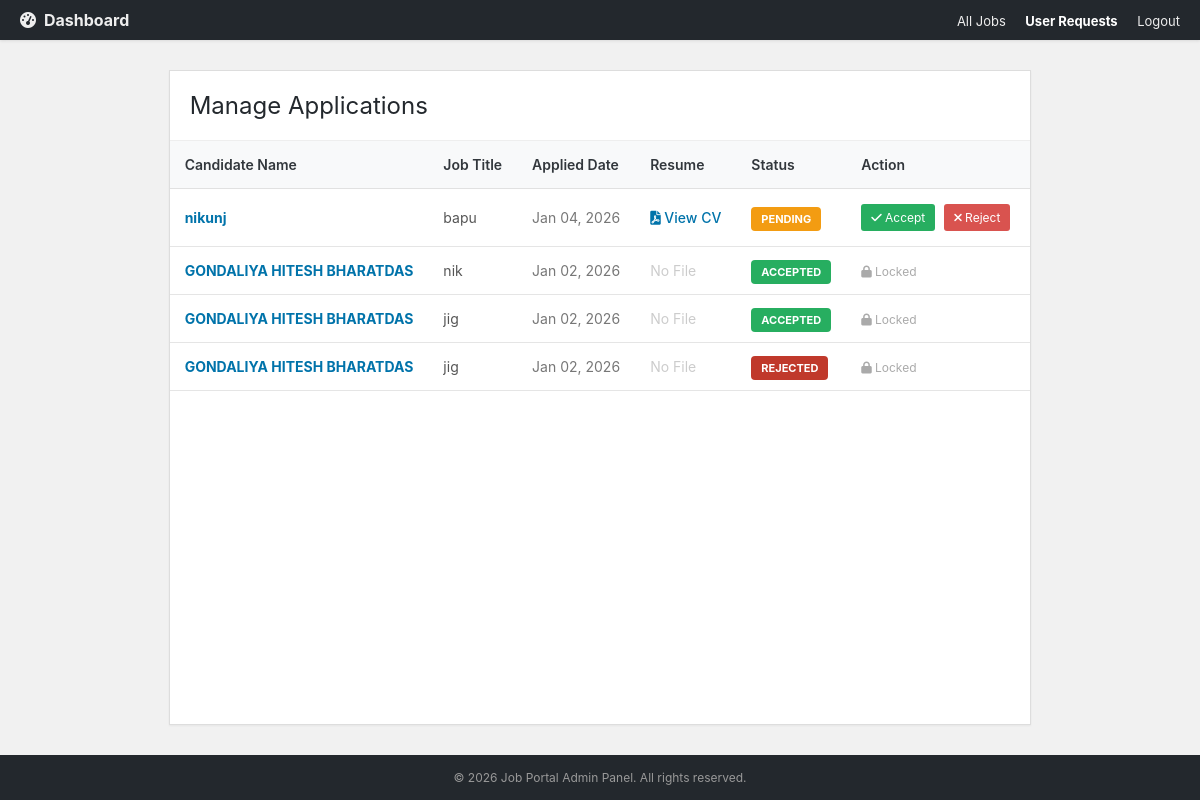
The app's page /admin_user_requests.php (signed in) with its own data.
### tables this page shows
CREATE TABLE `applications` (
  `id` int(11) NOT NULL,
  `job_id` int(11) DEFAULT NULL,
  `user_id` int(11) DEFAULT NULL,
  `applied_at` timestamp NOT NULL DEFAULT current_timestamp(),
  `status` varchar(50) DEFAULT 'Pending'
);

CREATE TABLE `users` (
  `id` int(11) NOT NULL,
  `name` varchar(100) DEFAULT NULL,
  `email` varchar(100) DEFAULT NULL,
  `password` varchar(255) DEFAULT NULL,
  `created_at` timestamp NOT NULL DEFAULT current_timestamp(),
  `phone` varchar(20) DEFAULT NULL,
  `skills` text DEFAULT NULL,
  `experience` varchar(50) DEFAULT NULL,
  `resume` varchar(255) DEFAULT NULL
);

CREATE TABLE `jobs` (
  `id` int(11) NOT NULL,
  `employer_id` int(11) DEFAULT NULL,
  `title` varchar(255) DEFAULT NULL,
  `category` varchar(100) DEFAULT NULL,
  `description` text DEFAULT NULL,
  `location` varchar(100) DEFAULT NULL,
  `salary` varchar(50) DEFAULT NULL,
  `posted_at` timestamp NOT NULL DEFAULT current_timestamp()
);

### admin_user_requests.php (the view, shortened to what this page needs)
<?php
include 'config.php';
?>
<!DOCTYPE html>
<html lang="en">
<head>
    <link rel="stylesheet" href="https://cdnjs.cloudflare.com/ajax/libs/font-awesome/6.0.0/css/all.min.css">
</head>
<body>
    <div class="navbar">
        <div class="logo"><i class="fas fa-tachometer-alt"></i> Dashboard</div>
        <div class="menu">
            <a href="admin_manage_jobs.php">All Jobs</a>
            <a href="admin_user_requests.php" style="color:white; font-weight:bold;">User Requests</a>
            <a href="logout.php">Logout</a>
        </div>
    </div>
    <div class="container">
        <div class="page-header">
            <h1>Manage Applications</h1>
        </div>
        <table class="wp-list-table">
            <thead>
                <tr>
                    <th>Candidate Name</th>
                    <th>Job Title</th>
                    <th>Applied Date</th>
                    <th>Resume</th>
                    <th>Status</th>
                    <th>Action</th>
                </tr>
            </thead>
            <tbody>
                <?php
                $sql = "SELECT applications.id AS app_id, applications.status, applications.applied_at,
                               users.name, users.resume,
                               jobs.title
                        FROM applications
                        JOIN users ON applications.user_id = users.id
                        JOIN jobs ON applications.job_id = jobs.id
                        ORDER BY applications.applied_at DESC";
                $result = $conn->query($sql);
                if ($result && $result->num_rows > 0) {
                    while($row = $result->fetch_assoc()) {
                        $status = !empty($row['status']) ? $row['status'] : 'Pending';
                        $status_class = "status-" . strtolower($status);
                        $date = date("M d, Y", strtotime($row['applied_at']));
                ?>
                    <tr>
                        <td style="font-weight:bold; color:#0073aa;">
                            <?php echo htmlspecialchars($row['name']); ?>
                        </td>
                        <td><?php echo htmlspecialchars($row['title']); ?></td>
                        <td style="color:#777;"><?php echo $date; ?></td>
                        <td>
                            <?php if(!empty($row['resume'])): ?>
                                <a href="uploads/<?php echo $row['resume']; ?>" target="_blank" class="resume-link">
                                    <i class="fas fa-file-pdf"></i> View CV
                                </a>
                            <?php else: ?>
                                <span style="color:#ccc;">No File</span>
                            <?php endif; ?>
                        </td>
                        <td>
                            <span class="badge <?php echo $status_class; ?>"><?php echo $status; ?></span>
                        </td>
                        <td>
                            <?php if($status == 'Pending'): ?>
                                <a href="admin_user_requests.php?action=Accepted&id=<?php echo $row['app_id']; ?>"
                                   class="btn-action btn-accept" title="Accept"
                                   onclick="return confirm('Accept this candidate?');">
                                   <i class="fas fa-check"></i> Accept
                                </a>
                                <a href="admin_user_requests.php?action=Rejected&id=<?php echo $row['app_id']; ?>"
                                   class="btn-action btn-reject" title="Reject"
                                   onclick="return confirm('Reject this candidate?');">
                                   <i class="fas fa-times"></i> Reject
                                </a>
                            <?php else: ?>
                                <span style="color:#aaa; font-size:12px;">
                                    <i class="fas fa-lock"></i> Locked
                                </span>
                            <?php endif; ?>
                        </td>
                    </tr>
                <?php
                    }
                } else {
                    echo "<tr><td colspan='6' style='text-align:center; padding:30px;'>No new applications found.</td></tr>";
                }
                ?>
            </tbody>
        </table>
    </div>
    <div class="footer">
        <p>&copy; <?php echo date("Y"); ?> Job Portal Admin Panel. All rights reserved.</p>
    </div>
</body>
</html>

### admin_user_requests.php (style rules this page uses)
body { font-family: -apple-system, BlinkMacSystemFont, "Segoe UI", Roboto, "Helvetica Neue", Arial, sans-serif; background-color: #f1f1f1; color: #444; margin: 0; display: flex; flex-direction: column; min-height: 100vh; }
.navbar { background: #23282d; padding: 10px 20px; color: #eee; display: flex; justify-content: space-between; align-items: center; box-shadow: 0 1px 3px rgba(0,0,0,0.1); }
.navbar a { color: #eee; text-decoration: none; margin-left: 15px; font-size: 13px; transition: color 0.3s; }
.navbar .logo { font-weight: bold; font-size: 16px; display: flex; align-items: center; gap: 8px; }
.container { max-width: 1200px; margin: 30px auto; background: white; border: 1px solid #ddd; box-shadow: 0 1px 2px rgba(0,0,0,0.05); flex: 1; }
.page-header { padding: 20px; border-bottom: 1px solid #eee; background: white; }
h1 { margin: 0; font-size: 24px; font-weight: 400; color: #23282d; }
.wp-list-table { width: 100%; border-collapse: collapse; background: #fff; }
.wp-list-table thead th { text-align: left; padding: 15px; font-size: 14px; font-weight: 600; border-bottom: 1px solid #e1e1e1; color: #32373c; background: #f8f9fa; }
.wp-list-table tbody td { padding: 15px; font-size: 14px; border-bottom: 1px solid #e5e5e5; vertical-align: middle; color: #555; }
.badge { padding: 5px 10px; border-radius: 4px; font-size: 11px; font-weight: bold; text-transform: uppercase; }
.status-pending { background-color: #f39c12; color: white; }
.status-accepted { background-color: #27ae60; color: white; }
.status-rejected { background-color: #c0392b; color: white; }
.resume-link { text-decoration: none; color: #0073aa; font-weight: 500; }
.btn-action { display: inline-block; padding: 6px 10px; border-radius: 3px; color: white; text-decoration: none; font-size: 12px; margin-right: 5px; transition: opacity 0.2s; }
.btn-accept { background-color: #27ae60; }
.btn-reject { background-color: #d9534f; }
.footer { background: #23282d; color: #999; text-align: center; padding: 15px; font-size: 12px; margin-top: auto; }
.footer p { margin: 0; }

### records on screen
applications: user.name "nikunj", job.title "bapu", applied_at "Jan 04, 2026", status "PENDING"
applications: user.name "GONDALIYA HITESH BHARATDAS", job.title "nik", applied_at "Jan 02, 2026", shows "No File", status "ACCEPTED", shows "Locked"
applications: user.name "GONDALIYA HITESH BHARATDAS", job.title "jig", applied_at "Jan 02, 2026", shows "No File", status "ACCEPTED", shows "Locked"
applications: user.name "GONDALIYA HITESH BHARATDAS", job.title "jig", applied_at "Jan 02, 2026", shows "No File", status "REJECTED", shows "Locked"
